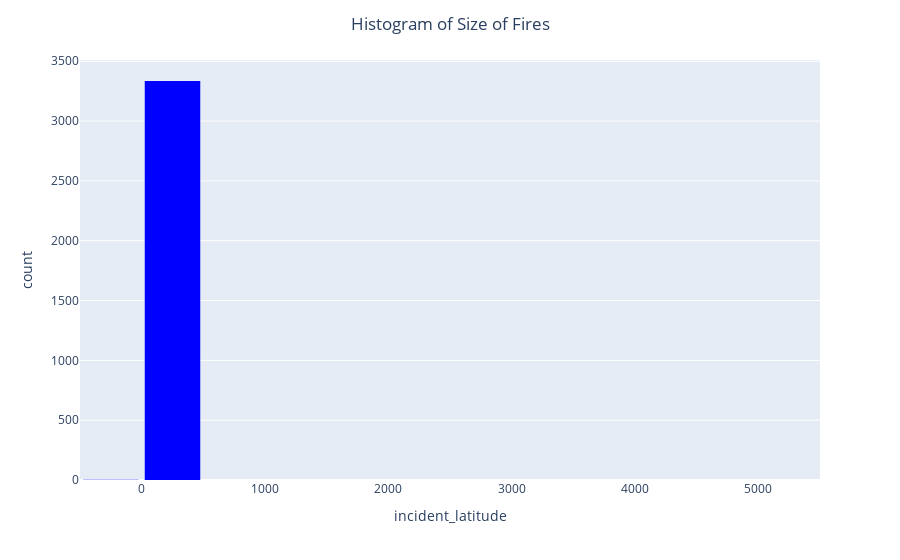

Notebook code cell kept with this figure:
### Markdown cell above
MY ANSWERS
Q1. There are 3338 variables and 23 variables
Q2. I believe there's only 1 incident type which is wildfire.
Q3. The gold fire is the largest

### Code cell
# Extra Code
mask=(DF_raw['incident_latitude']) 
mask
DF_raw.describe
fig = px.histogram(DF_raw,
                   nbins=20,
                   x='incident_latitude',
                   color_discrete_sequence=['blue'])
fig.update_layout(bargap=0.1,
                  title='Histogram of Size of Fires',
                  title_x=0.5)
fig.show()

### Figure 1 — Plotly figure (JSON) as saved in the notebook; plotly's stock layout.template omitted (floating-point values rounded to 4 significant figures; data arrays with more than 128 entries replaced by an {"elided": "..."} marker saying what was removed)
{"data": [{"bingroup": "x", "hovertemplate": "incident_latitude=%{x}<br>count=%{y}<extra></extra>", "legendgroup": "", "marker": {"color": "blue", "pattern": {"shape": ""}}, "name": "", "nbinsx": 20, "orientation": "v", "showlegend": false, "type": "histogram", "x": {"elided": "3338 float values"}, "xaxis": "x", "yaxis": "y"}], "layout": {"bargap": 0.1, "barmode": "relative", "legend": {"tracegroupgap": 0}, "margin": {"t": 60}, "title": {"text": "Histogram of Size of Fires", "x": 0.5}, "xaxis": {"anchor": "y", "domain": [0, 1], "title": {"text": "incident_latitude"}}, "yaxis": {"anchor": "x", "domain": [0, 1], "title": {"text": "count"}}}}
